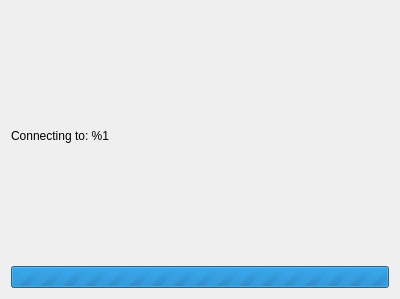
<?xml version="1.0" encoding="UTF-8"?>
<ui version="4.0">
 <class>Connecting</class>
 <widget class="QWidget" name="Connecting">
  <property name="geometry">
   <rect>
    <x>0</x>
    <y>0</y>
    <width>400</width>
    <height>299</height>
   </rect>
  </property>
  <layout class="QVBoxLayout" name="verticalLayout">
   <item>
    <widget class="QLabel" name="connLabel">
     <property name="text">
      <string>Connecting to: %1</string>
     </property>
    </widget>
   </item>
   <item>
    <widget class="QProgressBar" name="progressBar">
     <property name="maximum">
      <number>0</number>
     </property>
     <property name="value">
      <number>574</number>
     </property>
    </widget>
   </item>
  </layout>
 </widget>
 <resources/>
 <connections/>
</ui>
